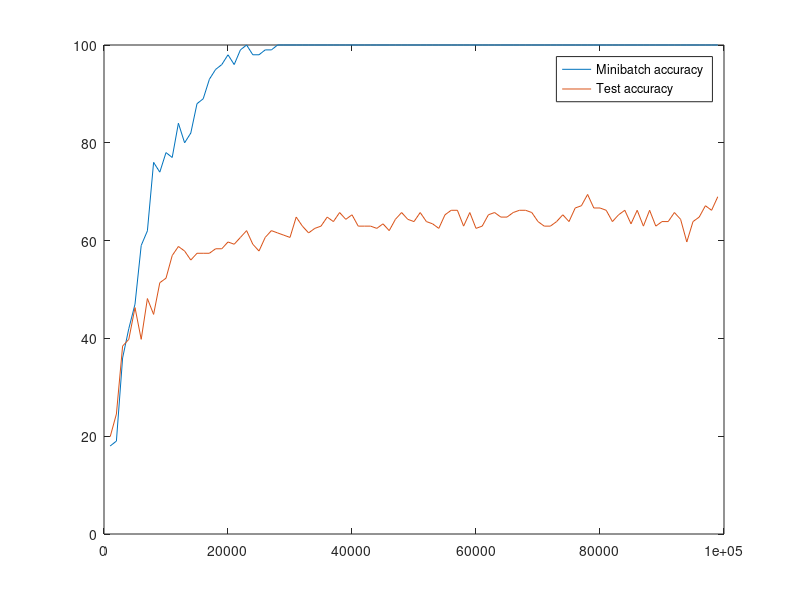

The MATLAB script that drew this image:
% load the dataset
data = load('./logs2.txt');
steps = data(:,1);
loss = data(:,2);
train_acc = data(:,3);
test_acc = data(:,4);


plot(steps, train_acc);
hold on

plot(steps, test_acc);
hold on

legend('Minibatch accuracy', 'Test accuracy')